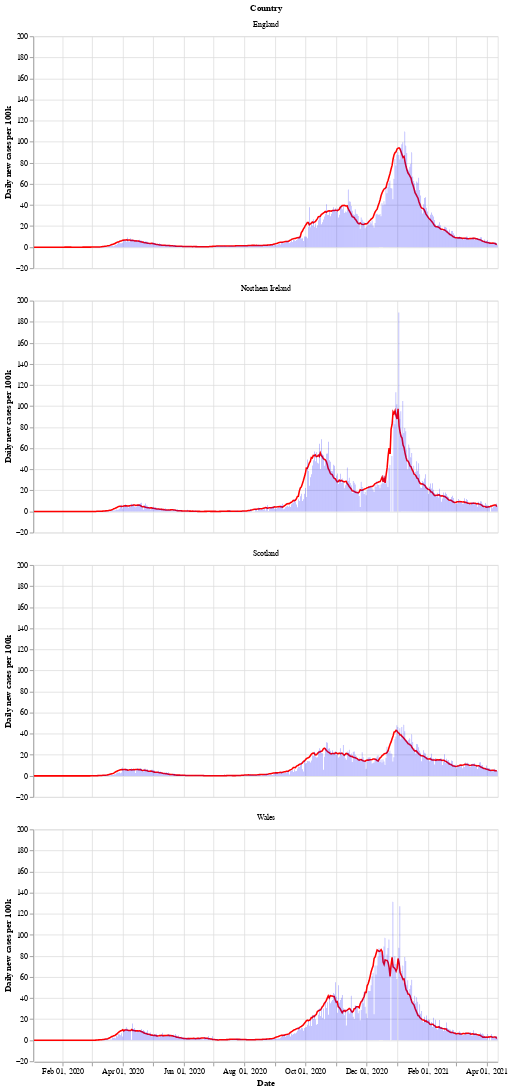

The notebook cell saved with this chart:
### Markdown cell above
Next is a bar chart of the number of new cases in each country (per 100k population), with the 7 day moving average of cases. Again we see that Wales saw a longer period of raising and falling cases compared to the other countries.

After a period of cases falling, each nation is now seeing a rise in the number of cases - especially in Wales.

### Code cell
# collapse
bars = alt.Chart(uk_cases).mark_bar().encode(
    x=alt.X("yearmonthdate(date):T", axis=alt.Axis(title='Date')),
    y=alt.Y("newCasesRate:Q", axis=alt.Axis(title='Daily new cases per 100k')),
    tooltip='newCasesRate',
    color=alt.condition(
        alt.datum.dailyChange > 0,
        alt.value("orange"),  # The positive color
        alt.value("blue")  # The negative color
    )
).properties(title='New cases per 100k population with rolling 7 day average', width=600).interactive()
line = alt.Chart(uk_cases).mark_line(
    color='red',
    size=2,
).transform_window(
    rolling_mean='mean(newCasesRate)',
    frame=[0, 7],
    groupby=['areaName']
).encode(
    x='yearmonthdate(date):T',
    y='rolling_mean:Q'
)
alt.layer(line, bars, data=uk_cases).facet(alt.Row('areaName', title='Country'), columns=1)

### Figure 1 — Vega-Lite specification as saved in the notebook (floating-point values rounded to 4 significant figures; data arrays with more than 128 entries replaced by an {"elided": "..."} marker saying what was removed)
{"config": {"view": {"continuousWidth": 400, "continuousHeight": 300}}, "data": {"name": "data-9f6bea1d4e0964db85aa092d7df1f3bb"}, "facet": {"type": "nominal", "field": "areaName", "title": "Country"}, "spec": {"layer": [{"mark": {"type": "line", "color": "red", "size": 2}, "encoding": {"x": {"type": "temporal", "field": "date", "timeUnit": "yearmonthdate"}, "y": {"type": "quantitative", "field": "rolling_mean"}}, "transform": [{"window": [{"op": "mean", "field": "newCasesRate", "as": "rolling_mean"}], "frame": [0, 7], "groupby": ["areaName"]}]}, {"mark": "bar", "encoding": {"color": {"condition": {"value": "orange", "test": "(datum.dailyChange > 0)"}, "value": "blue"}, "tooltip": {"type": "quantitative", "field": "newCasesRate"}, "x": {"type": "temporal", "axis": {"title": "Date"}, "field": "date", "timeUnit": "yearmonthdate"}, "y": {"type": "quantitative", "axis": {"title": "Daily new cases per 100k"}, "field": "newCasesRate"}}, "selection": {"selector002": {"type": "interval", "bind": "scales", "encodings": ["x", "y"]}}, "title": "New cases per 100k population with rolling 7 day average", "width": 600}]}, "columns": 1, "$schema": "https://vega.github.io/schema/vega-lite/v4.8.1.json", "datasets": {"data-9f6bea1d4e0964db85aa092d7df1f3bb": {"elided": "1860 records"}}}
